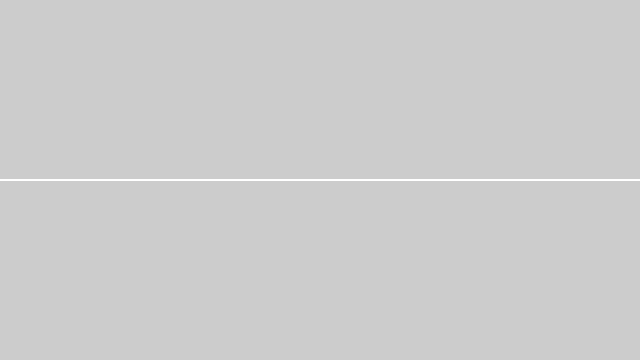
Frame 1 (no input)
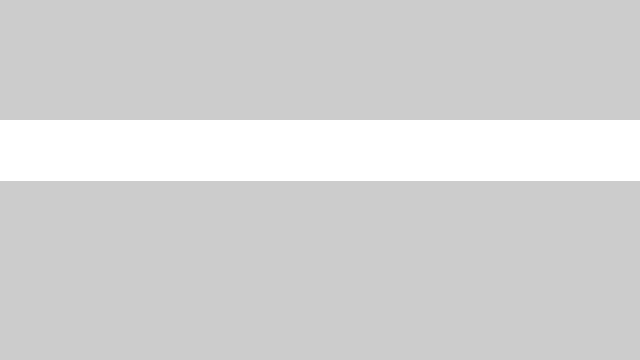
Frame 60 (the mouse pressed at the canvas centre just before this capture)
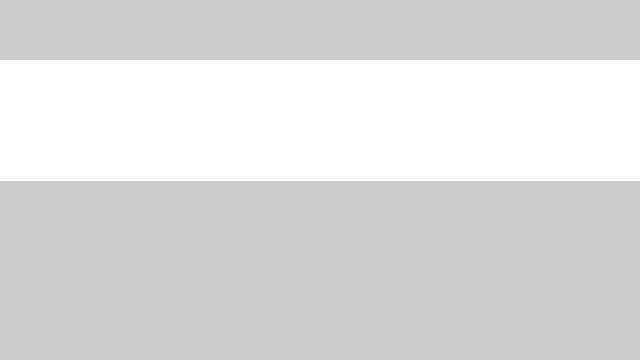
Frame 120 (the mouse held since frame 60 and released just before this capture)

The Processing sketch that drew these frames (run headless with seeded random() and noise(); from frame 60 on, the mouse is pressed at the canvas centre):

// Processing sketch: processing_135764
// ── processing_135764.pde

float y;

void setup() {
  size(640, 360);  
  stroke(255);     
  y = height/2;
}

void draw() { 
     
  y = y - 1; 
  if (y < 0) { 
    y = height/2; 
  } 
  rectMode(CORNERS);
  rect(0, 180, width, y);  
} 
